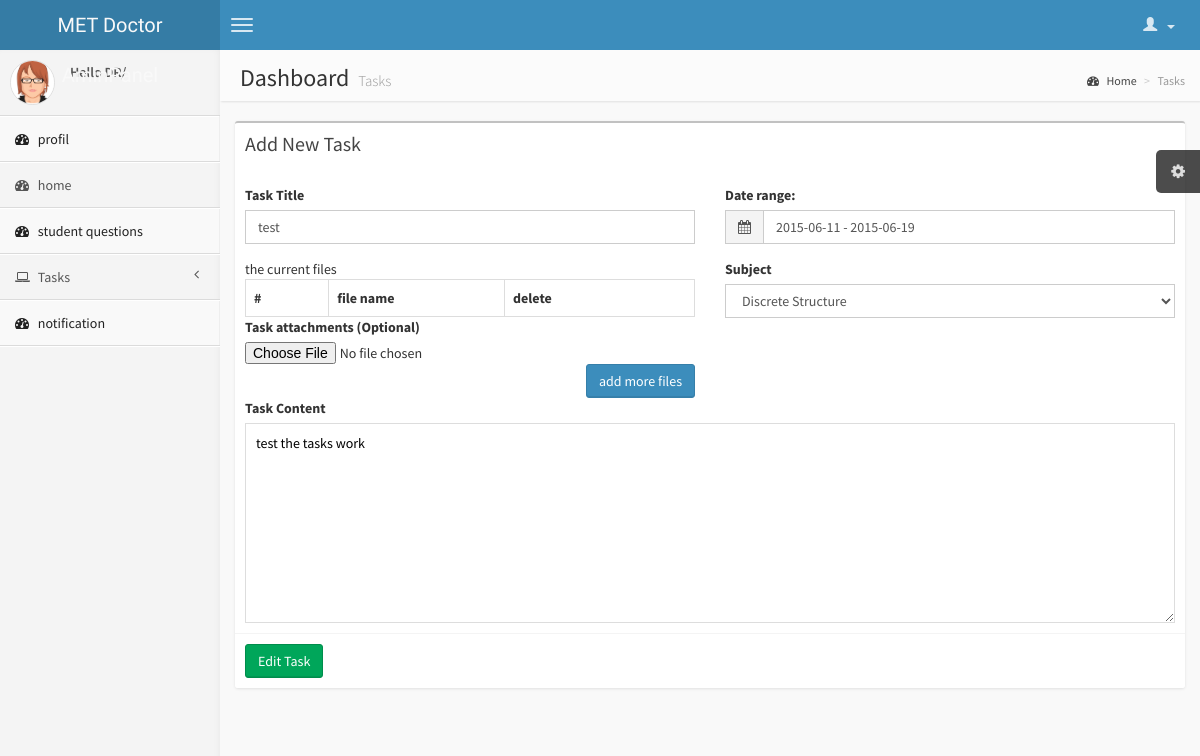
Page /doctor/edit_task.php?task_id=16 (signed in) on the committed database.
### tables this page shows
CREATE TABLE IF NOT EXISTS `tasks` (
  `id` int(11) NOT NULL AUTO_INCREMENT,
  `task_title` varchar(500) NOT NULL,
  `task_content` text NOT NULL,
  `ex_date` date NOT NULL,
  `subject_id` int(11) NOT NULL,
  `made_by` int(11) NOT NULL,
  `department_id` int(11) NOT NULL,
  `term` int(11) NOT NULL,
  `file_exist` tinyint(4) NOT NULL,
  `created_at` date NOT NULL,
  `year` int(11) NOT NULL,
  PRIMARY KEY (`id`)
);

### doctor/edit_task.php (the view, shortened to what this page needs)
<?php session_start();
$task_id = filter_input(INPUT_GET, 'task_id' , FILTER_SANITIZE_NUMBER_INT);
require 'header.php';
?>
<aside class="right-side">
    <section class="content-header">
        <h1>
            Dashboard
            <small>Tasks</small>
        </h1>
        <ol class="breadcrumb">
            <li><a href="#"><i class="fa fa-dashboard"></i> Home</a></li>
            <li class="active">Tasks</li>
        </ol>
    </section>
    <section class="content">
        <div class="row">
            <div class="col-md-12">
            <div class="box">
                <div class="box-header">
                    <h3 class="box-title">Add New Task</h3>
                </div>
                <?php
                $select = $conn->prepare("SELECT * FROM tasks WHERE id = ?");
                $select->bindValue(1,$task_id , PDO::PARAM_INT);
                $select->execute();
                $task = $select->fetch(PDO::FETCH_OBJ);
                ?>
                <form role="form" action="update_task.php?id=<?php echo $task_id;?>" method="POST" enctype="multipart/form-data" >
                    <div class="box-body">
                        <div class="row">
                            <div class="col-md-6"> <div class="form-group">
                                <label for="exampleInputEmail1">Task Title</label>
                                <input type="text" name='title' value='<?php echo $task->task_title; ?>' class="form-control" id="exampleInputEmail1" placeholder="Enter Task Title">
                            </div>
                            <div class="form-group files">
                                <table class="table table-bordered">
                                    <tbody>
                                        <tr>
                                            <th style="width: 10px">#</th>
                                            <th style="width: 40px">file name</th>
                                            <th style="width: 40px">delete</th>
                                        </tr>
                                   </tbody></table>
                                   <label for="exampleInputFile">Task attachments (Optional)</label>
                                   <input type="file"  name="task_files[]" >
                                   <a class="btn btn-primary pull-right add_more_files" href="">add more files</a>
                               </div>
                        </div>
                        <div class="col-md-6">
                               <div class="form-group">
                                <label>Date range:</label>
                                <div class="input-group">
                                    <div class="input-group-addon">
                                        <i class="fa fa-calendar"></i>
                                    </div>
                                    <input type="text" name='task_date' value='<?php echo "$task->created_at - $task->ex_date"; ?>' class="form-control pull-right" id="reservation"/>
                                </div>
                            </div>
                    <div class="form-group">
                        <label>Subject</label>
                        <select class="form-control" name='subject'>
                            <?php
                            $subjects=$conn->query("SELECT * FROM subjects");
                            while ($subject=$subjects->fetch(PDO::FETCH_ASSOC)) {
                                if ($subject['id'] == $task->subject_id) {
                                    echo "<option value='".$subject['id']."' selected>".$subject['name']."</option>";
                                }
                                else  {
                                    echo "<option value='".$subject['id']."' >".$subject['name']."</option>";
                                }
                            }
                            ?>
                        </select>
                    </div>
                </div>
            </div>
            <div class="row">
                <div class="col-md-12">
                 <label>Task Content</label>
                 <textarea class="textarea"  name='content' placeholder="Place some text here" style="width: 100%; height: 200px; font-size: 14px; line-height: 18px; border: 1px solid #dddddd; padding: 10px;"><?php echo html_entity_decode($task->task_content); ?></textarea>
             </div>
         </div>
     </div>
     <div class="box-footer">
        <input type="submit"  name="task_btn" class="btn btn-success" value="Edit Task">
    </div>
</form>
</div>
</div>
</div>
</section>
</aside>
</div>
</body>
</html>

### rows in the picture
tasks: title "test", task_date "2015-06-11 - 2015-06-19", content "test the tasks work"

### other values in the picture
form field subject "Discrete Structure"
